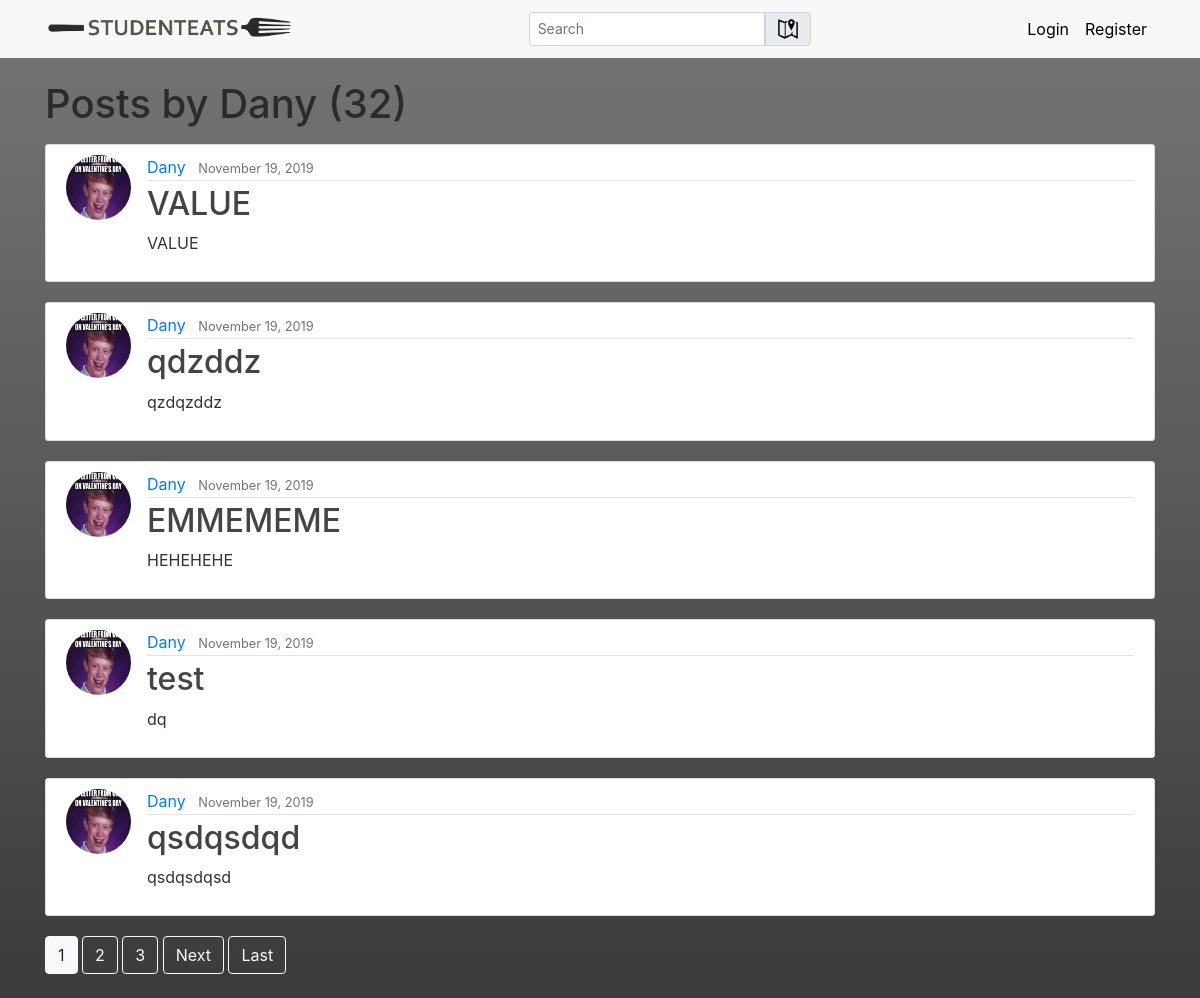
/user/Dany, run on an earlier commit of the app's database.
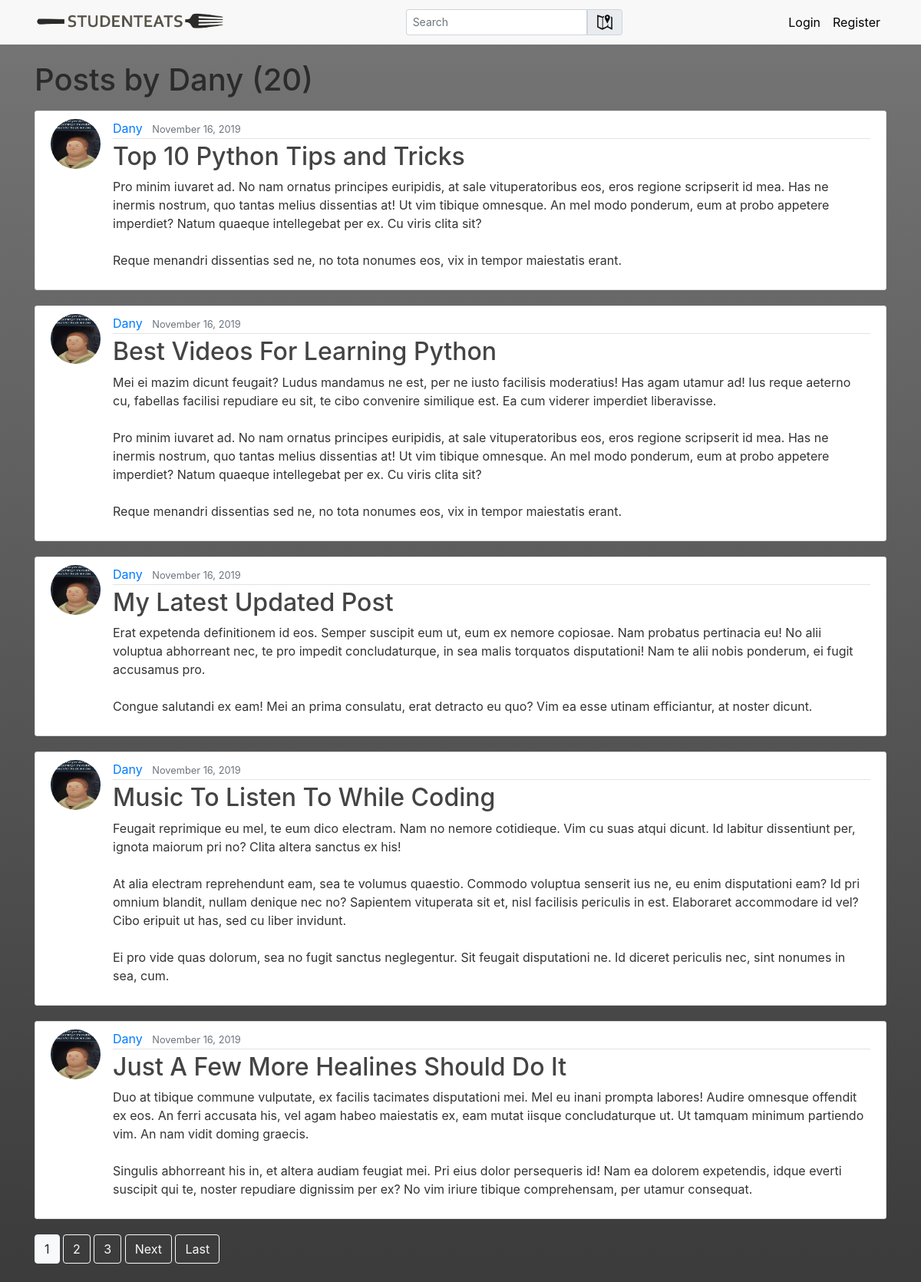
And on a later commit of the database.
### blog/models.py (models this page shows, shortened)
class Post(models.Model):
    title = models.CharField(max_length=100)
    content = models.TextField()
    date_posted = models.DateTimeField(default = timezone.now)
    author = models.ForeignKey(User, on_delete = models.CASCADE)

### users/models.py (models this page shows, shortened)
class Profile(models.Model):
    user = models.OneToOneField(User, on_delete=models.CASCADE)
    image = models.ImageField(default='default.jpg', upload_to='profile_pics')

### blog/views.py (the view)
# urls.py: path('user/<str:username>', UserPostListView.as_view(), name='user-post'),
class UserPostListView(ListView):# A class based view
    model = Post
    template_name = 'blog/user_post.html' # <app>/<model>_<viewtype>.html
    context_object_name = 'posts' # This makes it so that the list of objects is called posts.
    ordering = ['-date_posted'] # Minus symbol to reverse ordering
    paginate_by = 5
    def get_queryset(self): ## filters posts list to the ones from user
        user = get_object_or_404(User, username=self.kwargs.get('username'))
        return Post.objects.filter(author=user).order_by('-date_posted')

### blog/templates/blog/user_post.html (shortened to what this page needs)
{% extends "blog/base.html" %}
{% block content %}
    <h1 class="mb-3" >Posts by {{ view.kwargs.username }} ({{ page_obj.paginator.count }})</h1>
    {% for post in posts %}
    <article class="media content-section">
      <img class="rounded-circle article-img" src="{{ post.author.profile.image.url }}" alt="author's image">
        <div class="media-body">
          <div class="article-metadata">
            <a class="mr-2" href="{% url 'user-post' post.author.username %}">{{ post.author }}</a>
            <small class="text-muted">{{ post.date_posted |date:"F d, Y"}}</small>
          </div>
          <h2><a class="article-title" href="{% url 'post-detail' post.id %}">{{ post.title }}</a></h2>
          <p class="article-content">{{ post.content }}</p>
        </div>
      </article>
    {% endfor %}
    {% if is_paginated %}
      {% for num in page_obj.paginator.page_range %}
        {% if page_obj.number == num %}
          <a class="btn btn-light mb-4"  href="?page={{ num }}">{{ num }}</a>
        {% elif num > page_obj.number|add:'-3' and num < page_obj.number|add:'3'%}
          <a class="btn btn-outline-light mb-4"  href="?page={{ num }}">{{ num }}</a>
        {% endif %}
      {% endfor %}
      {% if page_obj.has_next %}
        <a class="btn btn-outline-light mb-4"  href="?page={{ page_obj.next_page_number }}">Next</a>
        <a class="btn btn-outline-light mb-4"  href="?page={{ page_obj.paginator.num_pages }}">Last</a>
      {% endif %}
    {% endif  %}
{% endblock content %}

What changed in the data, as far as the page shows it:
removed Post: author.profile.image (picture), author "Dany", date_posted "November 19, 2019", title "VALUE", content "VALUE"
removed Post: author.profile.image (picture), author "Dany", date_posted "November 19, 2019", title "qdzddz", content "qzdqzddz"
removed Post: author.profile.image (picture), author "Dany", date_posted "November 19, 2019", title "EMMEMEME", content "HEHEHEHE"
removed Post: author.profile.image (picture), author "Dany", date_posted "November 19, 2019", title "test", content "dq"
removed Post: author.profile.image (picture), author "Dany", date_posted "November 19, 2019", title "qsdqsdqd", content "qsdqsdqsd"
now on this page (row unchanged): Post: author.profile.image (picture), author "Dany", date_posted "November 16, 2019", title "Top 10 Python Tips and Tricks", content "Pro minim iuvaret ad. No nam ornatus principes euripidis, at sale vituperatoribus eos, eros regione scripserit id mea. Has ne inermis nostrum, quo tantas melius dissentias at! Ut vim tibique omnesque. An mel modo ponderum, eum at probo appetere imperdiet? Natum quaeque intellegebat per ex. Cu viris clita sit? Reque menandri dissentias sed ne, no tota nonumes eos, vix in tempor maiestatis erant."
now on this page (row unchanged): Post: author.profile.image (picture), author "Dany", date_posted "November 16, 2019", title "Best Videos For Learning Python", content "Mei ei mazim dicunt feugait? Ludus mandamus ne est, per ne iusto facilisis moderatius! Has agam utamur ad! Ius reque aeterno cu, fabellas facilisi repudiare eu sit, te cibo convenire similique est. Ea cum viderer imperdiet liberavisse. Pro minim iuvaret ad. No nam ornatus principes euripidis, at sale vituperatoribus eos, eros regione scripserit id mea. Has ne inermis nostrum, quo tantas melius dissentias at! Ut vim tibique omnesque. An mel modo ponderum, eum at probo appetere imperdiet? Natum quaeque intellegebat per ex. Cu viris clita sit? Reque menandri dissentias sed ne, no tota nonumes eos, vix in tempor maiestatis erant."
now on this page (row unchanged): Post: author.profile.image (picture), author "Dany", date_posted "November 16, 2019", title "My Latest Updated Post", content "Erat expetenda definitionem id eos. Semper suscipit eum ut, eum ex nemore copiosae. Nam probatus pertinacia eu! No alii voluptua abhorreant nec, te pro impedit concludaturque, in sea malis torquatos disputationi! Nam te alii nobis ponderum, ei fugit accusamus pro. Congue salutandi ex eam! Mei an prima consulatu, erat detracto eu quo? Vim ea esse utinam efficiantur, at noster dicunt."
now on this page (row unchanged): Post: author.profile.image (picture), author "Dany", date_posted "November 16, 2019", title "Music To Listen To While Coding", content "Feugait reprimique eu mel, te eum dico electram. Nam no nemore cotidieque. Vim cu suas atqui dicunt. Id labitur dissentiunt per, ignota maiorum pri no? Clita altera sanctus ex his! At alia electram reprehendunt eam, sea te volumus quaestio. Commodo voluptua senserit ius ne, eu enim disputationi eam? Id pri omnium blandit, nullam denique nec no? Sapientem vituperata sit et, nisl facilisis periculis in est. Elaboraret accommodare id vel? Cibo eripuit ut has, sed cu liber invidunt. Ei pro vide quas dolorum, sea no fugit sanctus neglegentur. Sit feugait disputationi ne. Id diceret periculis nec, sint nonumes in sea, cum."
now on this page (row unchanged): Post: author.profile.image (picture), author "Dany", date_posted "November 16, 2019", title "Just A Few More Healines Should Do It", content "Duo at tibique commune vulputate, ex facilis tacimates disputationi mei. Mel eu inani prompta labores! Audire omnesque offendit ex eos. An ferri accusata his, vel agam habeo maiestatis ex, eam mutat iisque concludaturque ut. Ut tamquam minimum partiendo vim. An nam vidit doming graecis. Singulis abhorreant his in, et altera audiam feugiat mei. Pri eius dolor persequeris id! Nam ea dolorem expetendis, idque everti suscipit qui te, noster repudiare dignissim per ex? No vim iriure tibique comprehensam, per utamur consequat."
Also different on the page:
{{ page_obj.paginator.count }}: "32" → "20"
